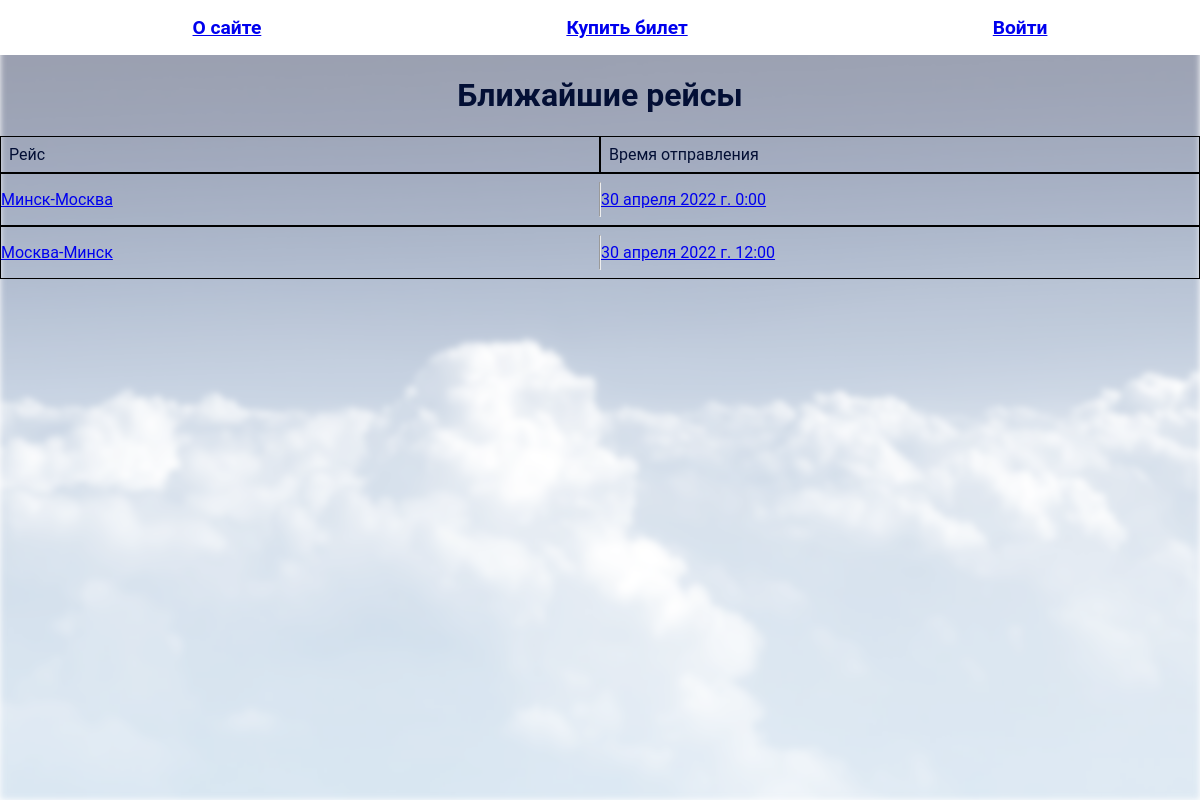
The app's page /airport/, older data.
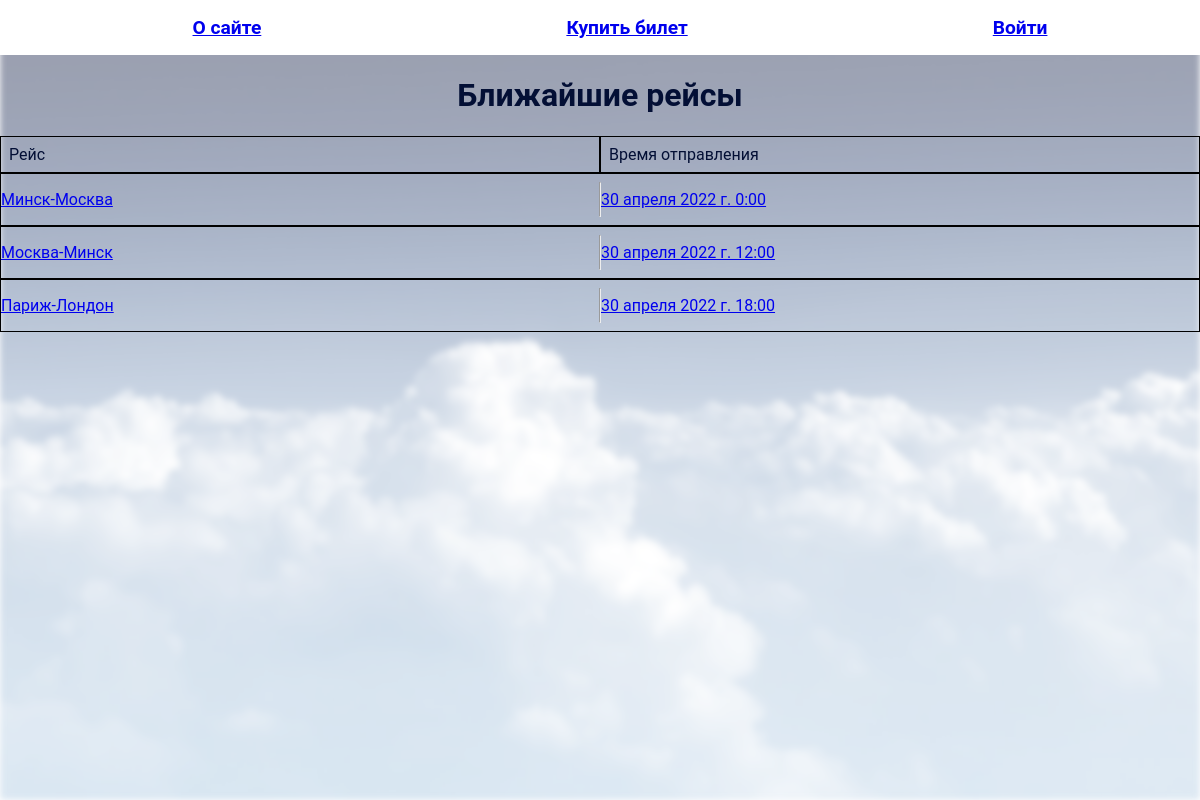
The same page, newer data.
### airport_site/apps/airport/models.py (models this page shows, shortened)
class Flight(models.Model):
    route = models.CharField('Название рейса', max_length=30)
    departure_time = models.DateTimeField('Дата и время рейса')
    class Meta:
        verbose_name = 'Рейс'
        verbose_name_plural = 'Рейсы'
        ordering = ['route']

### airport_site/apps/airport/views.py (the view)
# urls.py: path('', FlightHome.as_view(), name='home'),
class FlightHome(ListView):
    model = Flight
    template_name = 'airport/index.html'
    context_object_name = 'next_airport_flights'
    def get_context_data(self, *, object_list=None, **kwargs):
        context = super().get_context_data(**kwargs)
        context['menu'] = menu
        context['title'] = 'Главная страница'
        return context
    def get_queryset(self):
        return Flight.objects.order_by('departure_time')[:5]

### airport_site/apps/airport/templates/airport/index.html (shortened to what this page needs)
{% extends 'base.html' %}
{% block content %}
    <p id="flights"> <h1 class="title-body-first-page">Ближайшие рейсы</h1>
    {% if next_airport_flights %}
        <div class="table-header-container">
            <div class="table-header">Рейс</div>
            <div class="table-header">Время отправления</div>
        </div>
        {% for a in next_airport_flights %}
            <a class="table-row-container" href="{% url 'airport:flight_detail' a.id %}">
                <p class="table-row">
                    {{ a.route }}
                </p>
                <hr>
                <p class="table-row">
                    {{ a.departure_time }}
                </p>
                <br>
            </a>
        {% endfor %}
    {% else %}
        Рейсов нет
    {% endif %}
    </p>
{% endblock %}

### airport_site/apps/airport/templates/base.html (shortened to what this page needs)
{% load static %}
<!DOCTYPE html>
<html lang="en">
<head>
    <link type="text/css" href="{% static 'airport/css/styles.css' %}" rel="stylesheet" />
</head>
<body>
    <div class="background" ></div>
    {% block mainmenu %}
        <div class="menu" >
        <ul class="list">
            {% for m in menu %}
                <a href="{{ m.url_name }}">
               <li>{{m.title}}</li>
                </a>
            {% endfor %}
        </ul>
        </div>
    {% endblock mainmenu %}
    {% block content %}
    {% endblock %}
</body>
</html>

### airport_site/apps/airport/static/airport/css/styles.css (style rules this page uses)
.background { position: absolute; z-index: -1; margin: 0; padding: 0; height: 100%; width: 100%; background-image: url("../images/oblako.jpg"); background-repeat: no-repeat; background-attachment: fixed; background-position: center; background-size: cover; filter: blur(3px); opacity: 40%; }
.list { display: flex; flex-direction: row; justify-content: space-around; list-style: none; font-size: 120%; font-weight: bold; }
.menu { margin: 0; padding: 0; width: 100%; background-color: #ffffff; padding: 16px 0px; }
.title-body-first-page { justify-content: center; display: flex; }
.table-header-container { display: flex; flex-direction: row; }
.table-header { display: flex; flex: 1; padding: 8px; border: 1px solid black; }
.table-row-container { display: flex; flex-direction: row; border: 1px solid black; }
.table-row { display: flex; flex: 1 }
html, body { font-family: 'Roboto'; color: #030f35; margin: 0; padding: 0; height: 100%; width: 100%; }
ul { margin: 0 }

Row changes from the older to the newer data that the page shows:
added Flight: route "Париж-Лондон", departure_time "30 апреля 2022 г. 18:00"
